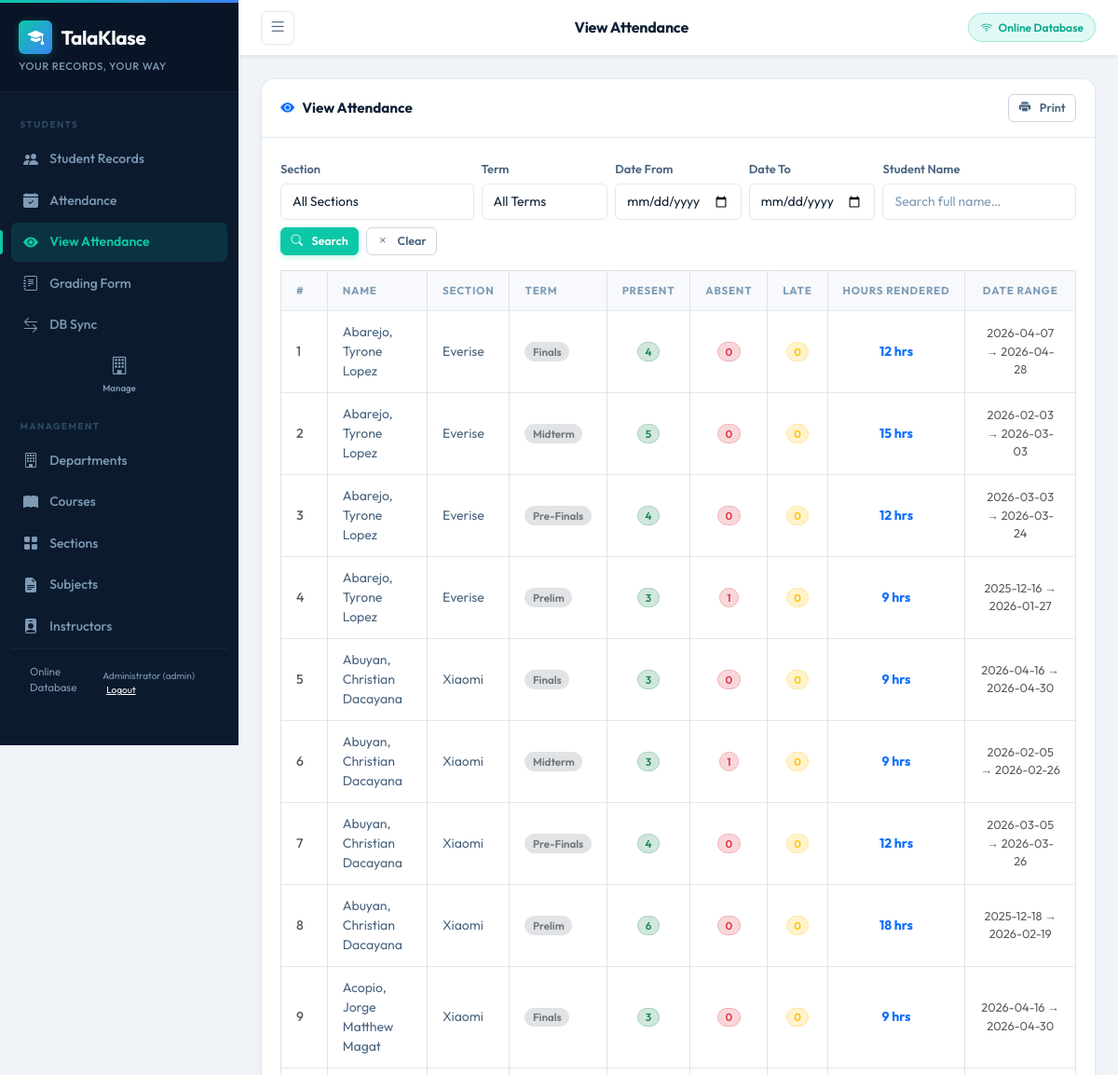
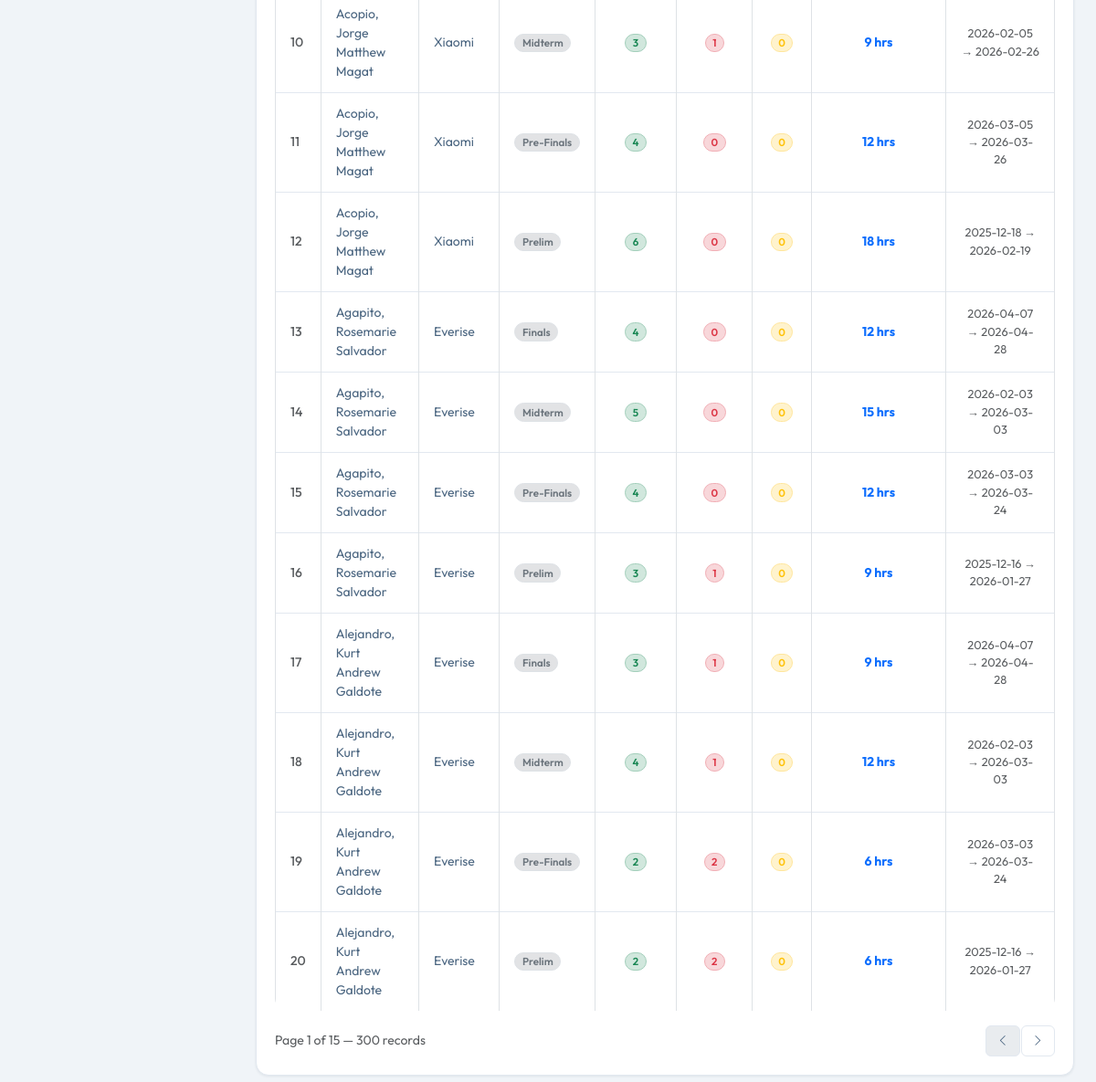
Screenshot of /Talaklase/talaklase_debug/index.php?page=view_attendance (signed in) with the database file from the repository (2 pictures, top to bottom).
### tables this page shows
CREATE TABLE `student` (
  `st_id` int(11) NOT NULL,
  `st_lastname` varchar(100) NOT NULL,
  `st_name` varchar(100) NOT NULL,
  `st_middlename` varchar(100) DEFAULT NULL,
  `st_suffix` varchar(10) DEFAULT NULL,
  `st_gender` mediumtext NOT NULL,
  `course_id` int(11) NOT NULL
);

CREATE TABLE `section` (
  `sectionID` int(100) NOT NULL,
  `section` varchar(20) NOT NULL,
  `course_id` int(11) NOT NULL,
  `inst_id` int(11) DEFAULT NULL
);

### Talaklase/talaklase_debug/pages/view_attendance.php (the view, shortened to what this page needs)
<?php
$pdo = getConnection();
$filter_sec   = $_GET['sec']       ?? '';
$filter_term  = $_GET['term']      ?? '';
$filter_from  = $_GET['date_from'] ?? '';
$filter_to    = $_GET['date_to']   ?? '';
$filter_name  = trim($_GET['name'] ?? '');
$page   = max(1, intval($_GET['p'] ?? 1));
$limit  = 20;
$offset = ($page - 1) * $limit;
$where  = ['1=1'];
$params = [];
$whereStr = implode(' AND ', $where);
$countStmt = $pdo->prepare("SELECT COUNT(DISTINCT CONCAT(student.st_id,'_',section.sectionID,'_',attendance.term))
    FROM student
    INNER JOIN attendance ON student.st_id=attendance.st_id
    INNER JOIN section ON section.sectionID=attendance.sectionID
    WHERE $whereStr");
$countStmt->execute($params);
$total      = $countStmt->fetchColumn();
$totalPages = max(1, ceil($total / $limit));
$page       = min($page, $totalPages);
$stmt = $pdo->prepare("SELECT
    student.st_id,
    section.sectionID,
    CONCAT(student.st_lastname,', ',student.st_name,' ',student.st_middlename,' ',IF(student.st_suffix='','',student.st_suffix)) AS NAME,
    section.section AS Section,
    attendance.term AS Term,
    COUNT(CASE WHEN attendance.status='Present' THEN 1 END) AS Present,
    COUNT(CASE WHEN attendance.status='Absent'  THEN 1 END) AS Absent,
    COUNT(CASE WHEN attendance.status='Late'    THEN 1 END) AS Late,
    COUNT(CASE WHEN attendance.status='Present' THEN 1 END) * 3 AS TotalHours,
    MIN(attendance._date) AS DateFrom,
    MAX(attendance._date) AS DateTo
FROM student
INNER JOIN attendance ON student.st_id=attendance.st_id
INNER JOIN section ON section.sectionID=attendance.sectionID
WHERE $whereStr
GROUP BY student.st_id, section.sectionID, attendance.term
ORDER BY student.st_lastname ASC, attendance.term ASC
LIMIT :limit OFFSET :offset");
$stmt->bindValue(':limit',  $limit,  PDO::PARAM_INT);
$stmt->bindValue(':offset', $offset, PDO::PARAM_INT);
$stmt->execute();
$records = $stmt->fetchAll();
?>
<div class="card">
  <div class="card-header d-flex align-items-center justify-content-between">
    <h6 class="mb-0"><i class="bi bi-eye-fill me-2 text-primary"></i>View Attendance</h6>
    <button class="btn btn-sm btn-outline-secondary" onclick="
      window.open('print.php?type=view_attendance&sec=<?= urlencode($filter_sec) ?>&term=<?= urlencode($filter_term) ?>&date_from=<?= urlencode($filter_from) ?>&date_to=<?= urlencode($filter_to) ?>&name=<?= urlencode($filter_name) ?>','_blank')">
      <i class="bi bi-printer-fill me-1"></i> Print
    </button>
  </div>
  <div class="card-body">
    <form method="GET" class="mb-3">
      <div class="row g-2">
        <div class="col-md-3">
          <label class="form-label">Section</label>
          <select class="form-select form-select-sm" name="sec">
            <option value="">All Sections</option>
          </select>
        </div>
        <div class="col-md-2">
          <label class="form-label">Term</label>
          <select class="form-select form-select-sm" name="term">
            <option value="">All Terms</option>
          </select>
        </div>
        <div class="col-md-2">
          <label class="form-label">Date From</label>
          <input type="date" class="form-control form-control-sm" name="date_from" value="<?= htmlspecialchars($filter_from) ?>"/>
        </div>
        <div class="col-md-2">
          <label class="form-label">Date To</label>
          <input type="date" class="form-control form-control-sm" name="date_to" value="<?= htmlspecialchars($filter_to) ?>"/>
        </div>
        <div class="col-md-3">
          <label class="form-label">Student Name</label>
          <input type="text" class="form-control form-control-sm" name="name"
            placeholder="Search full name…"
            value="<?= htmlspecialchars($filter_name) ?>"/>
        </div>
        <div class="col-12 d-flex gap-2">
          <button class="btn btn-primary btn-sm">
            <i class="bi bi-search me-1"></i> Search
          </button>
          <a href="?page=view_attendance" class="btn btn-outline-secondary btn-sm">
            <i class="bi bi-x me-1"></i> Clear
          </a>
        </div>
      </div>
    </form>
    <div class="table-responsive">
      <table class="table table-hover table-bordered mb-0">
        <thead>
          <tr>
            <th>#</th>
            <th>Name</th>
            <th>Section</th>
            <th>Term</th>
            <th class="text-center">Present</th>
            <th class="text-center">Absent</th>
            <th class="text-center">Late</th>
            <th class="text-center">Hours Rendered</th>
            <th class="text-center">Date Range</th>
          </tr>
        </thead>
        <tbody>
          <?php if (empty($records)): ?>
            <tr>
              <td colspan="9" class="text-center text-muted py-4">
                <i class="bi bi-inbox me-2"></i>No records found.
              </td>
            </tr>
          <?php else: foreach ($records as $i => $r): ?>
            <tr>
              <td class="text-muted"><?= $offset + $i + 1 ?></td>
              <td><?= htmlspecialchars($r['NAME']) ?></td>
              <td><?= htmlspecialchars($r['Section']) ?></td>
              <td>
                <span class="badge bg-secondary-subtle text-secondary border">
                  <?= htmlspecialchars($r['Term']) ?>
                </span>
              </td>
              <td class="text-center">
                <span class="badge bg-success-subtle text-success border border-success-subtle">
                  <?= $r['Present'] ?>
                </span>
              </td>
              <td class="text-center">
                <span class="badge bg-danger-subtle text-danger border border-danger-subtle">
                  <?= $r['Absent'] ?>
                </span>
              </td>
              <td class="text-center">
                <span class="badge bg-warning-subtle text-warning border border-warning-subtle">
                  <?= $r['Late'] ?>
                </span>
              </td>
              <td class="text-center fw-bold text-primary">
                <?= $r['TotalHours'] ?> hrs
              </td>
              <td class="text-center text-muted" style="font-size:0.8rem">
                <?= $r['DateFrom'] ?> → <?= $r['DateTo'] ?>
              </td>
            </tr>
          <?php endforeach; endif; ?>
        </tbody>
      </table>
    </div>
    <div class="d-flex align-items-center justify-content-between mt-3">
      <small class="text-muted">
        Page <?= $page ?> of <?= $totalPages ?> &mdash; <?= $total ?> records
      </small>
      <nav>
        <ul class="pagination pagination-sm mb-0">
          <li class="page-item <?= $page<=1?'disabled':'' ?>">
            <a class="page-link" href="?page=view_attendance&p=<?= $page-1 ?>&sec=<?= urlencode($filter_sec) ?>&term=<?= urlencode($filter_term) ?>&date_from=<?= urlencode($filter_from) ?>&date_to=<?= urlencode($filter_to) ?>&name=<?= urlencode($filter_name) ?>">
              <i class="bi bi-chevron-left"></i>
            </a>
          </li>
          <li class="page-item <?= $page>=$totalPages?'disabled':'' ?>">
            <a class="page-link" href="?page=view_attendance&p=<?= $page+1 ?>&sec=<?= urlencode($filter_sec) ?>&term=<?= urlencode($filter_term) ?>&date_from=<?= urlencode($filter_from) ?>&date_to=<?= urlencode($filter_to) ?>&name=<?= urlencode($filter_name) ?>">
              <i class="bi bi-chevron-right"></i>
            </a>
          </li>
        </ul>
      </nav>
    </div>
  </div>
</div>

### Talaklase/talaklase_debug/assets/css/style.css (style rules this page uses)
:root { --sidebar-w: 256px; --topbar-h: 60px; --sb-bg: #0c1a2e; --sb-header-bg: #091526; --sb-text: #7e9bb5; --sb-text-hover: #cfe0f0; --sb-active-bg: rgba(13,200,168,0.14); --sb-active-text: #0dc8a8; --sb-section: #2d4a63; --sb-border: rgba(255,255,255,0.06); --accent: #0dc8a8; --accent-dark: #09a98d; --accent-light: rgba(13,200,168,0.12); --accent-glow: rgba(13,200,168,0.25); --bg: #f0f4f8; --surface: #ffffff; --surface-2: #f7f9fc; --border: #e2e8f0; --border-strong: #cbd5e1; --text-primary: #0f2135; --text-secondary: #4a6580; --text-muted: #7e9bb5; --success: #10b981; --warning: #f59e0b; --danger: #ef4444; --info: #3b82f6; --radius-sm: 6px; --radius: 10px; --radius-lg: 14px; --shadow-sm: 0 1px 3px rgba(15,33,53,0.08); --shadow: 0 2px 8px rgba(15,33,53,0.10); --shadow-lg: 0 8px 24px rgba(15,33,53,0.13); --trans: 0.22s cubic-bezier(0.4,0,0.2,1); }
*,*::before,*::after { box-sizing:border-box; }
body { font-family: 'Outfit', system-ui, sans-serif; background: var(--bg); color: var(--text-primary); margin: 0; -webkit-font-smoothing: antialiased; }
.card { border:1px solid var(--border);border-radius:var(--radius-lg);box-shadow:var(--shadow-sm);background:var(--surface); }
.card-header { background:var(--surface);border-bottom:1px solid var(--border); border-radius:var(--radius-lg) var(--radius-lg) 0 0 !important; padding:1rem 1.25rem; display:flex; align-items:center; justify-content:space-between; flex-wrap:wrap; gap:0.75rem; }
.card-header h5,.card-header h6 { font-weight:700;font-size:0.95rem;color:var(--text-primary);margin:0; }
.card-body { padding:1.25rem; }
.table-responsive { overflow-x:auto;-webkit-overflow-scrolling:touch;border-radius:0 0 var(--radius-lg) var(--radius-lg); }
.table { font-size:0.875rem;margin:0; }
.table thead th { background:var(--surface-2);font-weight:700;font-size:0.72rem; text-transform:uppercase;letter-spacing:0.8px;color:var(--text-muted); border-bottom:1px solid var(--border);border-top:none; padding:0.75rem 1rem;white-space:nowrap; }
.table tbody tr { transition:background var(--trans);border-bottom:1px solid var(--border); }
.table tbody tr:last-child { border-bottom:none; }
.table td { vertical-align:middle;padding:0.75rem 1rem;color:var(--text-secondary); }
.table td:first-child { color:var(--text-primary);font-weight:500; }
.btn { font-family:'Outfit',system-ui,sans-serif;font-weight:600;font-size:0.85rem; border-radius:var(--radius-sm);transition:all var(--trans); display:inline-flex;align-items:center;gap:0.35rem; }
.btn-primary { background:var(--accent);border-color:var(--accent);color:#fff;box-shadow:0 2px 6px var(--accent-glow); }
.btn-outline-secondary { border-color:var(--border-strong);color:var(--text-secondary); }
.btn-sm { font-size:0.78rem;padding:0.3rem 0.65rem; }
.badge { font-family:'Outfit',sans-serif;font-weight:600;font-size:0.72rem;border-radius:99px;padding:0.3em 0.65em; }
.form-label { font-size:0.8rem;font-weight:600;color:var(--text-secondary);margin-bottom:0.35rem; }
.form-control,.form-select { font-family:'Outfit',system-ui,sans-serif;font-size:0.875rem; border-radius:var(--radius-sm);border-color:var(--border); background:var(--surface);color:var(--text-primary); transition:border-color var(--trans),box-shadow var(--trans); padding:0.5rem 0.75rem; }
.form-control::placeholder { color:var(--text-muted); }
.pagination { gap:2px;flex-wrap:wrap; }
.pagination .page-link { font-size:0.82rem;font-weight:600;border-radius:var(--radius-sm) !important; border-color:var(--border);color:var(--text-secondary); padding:0.4rem 0.7rem;transition:all var(--trans); }

### rows the page displays
student: i "1", NAME "Abarejo, Tyrone Lopez", section.section "Everise", Term "Finals", Present "4", Absent "0", Late "0", TotalHours "12", DateFrom "2026-04-07", DateTo "2026-04-28", i "2", Term "Midterm", Present "5", TotalHours "15", DateFrom "2026-02-03", DateTo "2026-03-03", i "3", Term "Pre-Finals", DateFrom "2026-03-03", DateTo "2026-03-24", i "4", Term "Prelim", Present "3", Absent "1", TotalHours "9", DateFrom "2025-12-16", DateTo "2026-01-27"
student: i "5", NAME "Abuyan, Christian Dacayana", section.section "Xiaomi", Term "Finals", Present "3", Absent "0", Late "0", TotalHours "9", DateFrom "2026-04-16", DateTo "2026-04-30", i "6", Term "Midterm", Absent "1", DateFrom "2026-02-05", DateTo "2026-02-26", i "7", Term "Pre-Finals", Present "4", TotalHours "12", DateFrom "2026-03-05", DateTo "2026-03-26", i "8", Term "Prelim", Present "6", TotalHours "18", DateFrom "2025-12-18", DateTo "2026-02-19"
student: i "9", NAME "Acopio, Jorge Matthew Magat", section.section "Xiaomi", Term "Finals", Present "3", Absent "0", Late "0", TotalHours "9", DateFrom "2026-04-16", DateTo "2026-04-30", i "10", Term "Midterm", Absent "1", DateFrom "2026-02-05", DateTo "2026-02-26", i "11", Term "Pre-Finals", Present "4", TotalHours "12", DateFrom "2026-03-05", DateTo "2026-03-26", i "12", Term "Prelim", Present "6", TotalHours "18", DateFrom "2025-12-18", DateTo "2026-02-19"
student: i "13", NAME "Agapito, Rosemarie Salvador", section.section "Everise", Term "Finals", Present "4", Absent "0", Late "0", TotalHours "12", DateFrom "2026-04-07", DateTo "2026-04-28", i "14", Term "Midterm", Present "5", TotalHours "15", DateFrom "2026-02-03", DateTo "2026-03-03", i "15", Term "Pre-Finals", DateFrom "2026-03-03", DateTo "2026-03-24", i "16", Term "Prelim", Present "3", Absent "1", TotalHours "9", DateFrom "2025-12-16", DateTo "2026-01-27"
student: i "17", NAME "Alejandro, Kurt Andrew Galdote", section.section "Everise", Term "Finals", Present "3", Absent "1", Late "0", TotalHours "9", DateFrom "2026-04-07", DateTo "2026-04-28", i "18", Term "Midterm", Present "4", TotalHours "12", DateFrom "2026-02-03", DateTo "2026-03-03", i "19", Term "Pre-Finals", Present "2", Absent "2", TotalHours "6", DateFrom "2026-03-03", DateTo "2026-03-24", i "20", Term "Prelim", DateFrom "2025-12-16", DateTo "2026-01-27"

### other values shown
$_SESSION['db_source'] "Online Database"
current_user()['name'] "Administrator"
current_user()['role'] "admin"
$currentTitle "View Attendance"
$page "1"
$totalPages "15"
$total "300"
